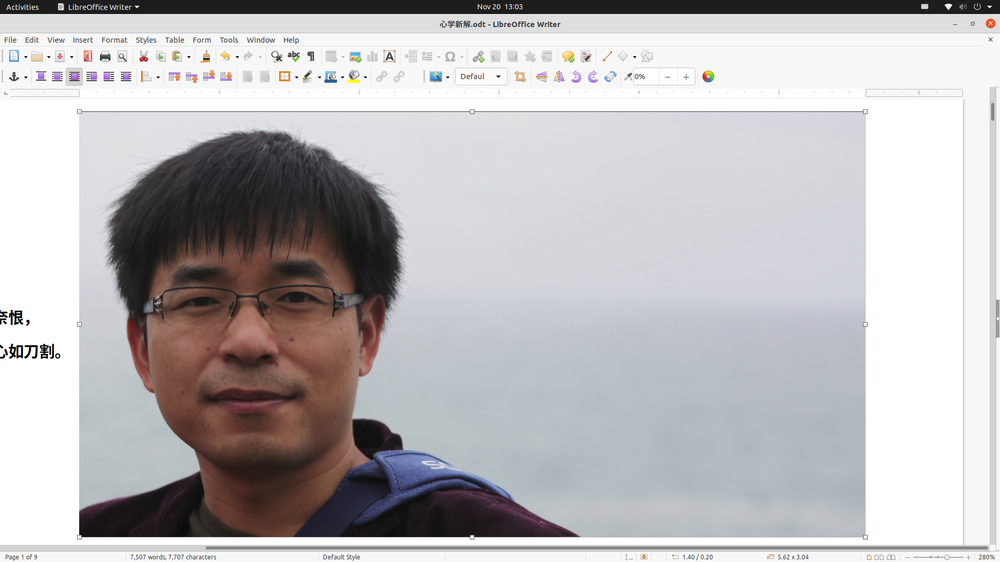
//> input picture 照片題字小程序/build/originalImg.png, 1000 x 562 px, shrunk from 1920 x 1080 before the run
$ ./stereo_hwAccel_kitti   (built with g++ and OpenCV 4)
//> lines starting //> are read from the running program, lines starting //| are printed output that depends on the picture
### 照片題字小程序/src/stereo.h

/*
	Author : Brian (Wu Cheng He)
	Email :  brianwchh@gmail.com
	github : https://github.com/brianwchh/zynq-VDMA-driver-StereoVisionApp.git

*/
#ifndef STEREO_H_
#define STEREO_H_

//#include <opencv2/highgui/highgui.hpp>
//#include <opencv2/imgproc/imgproc.hpp>
#include <sstream> // for converting the command line parameter to integer
#include <string>
#include <iostream>

#include <iomanip>
#include <string>
#include <fstream>

#include <unistd.h>
#include <sys/types.h>
#include <sys/stat.h>
#include <fcntl.h>
#include <stdio.h>
#include <sys/ioctl.h>
#include <stdlib.h>
#include <sys/mman.h>
#include <linux/types.h>
#include <linux/videodev2.h>
#include <poll.h>
#include <errno.h>

#include <math.h>
#include <iostream>

#include <string.h>
#include <assert.h>


#endif

### 照片題字小程序/src/stereo_hwAccel_kitti.cpp

/*
  Author : Brian (Wu Cheng He)
  Email :  brianwchh@gmail.com
  github : https://github.com/brianwchh/zynq-VDMA-driver-StereoVisionApp.git

*/
#define u32 unsigned int

#include "stereo.h"

#include <opencv/highgui.h>
#include "opencv2/imgproc/imgproc.hpp"
#include <opencv/cv.h>
#include "opencv2/objdetect/objdetect.hpp"
#include <opencv2/opencv.hpp>

#include <sys/time.h>
#include <sstream>
#include <fstream>
#include <termios.h>


using namespace std ;
using namespace cv;


int main(int argc, char** argv)
{

    Mat imOrigin = imread("./originalImg.png",1);
//> imOrigin is the input picture: 562 rows x 1000 cols, CV_8UC3; mean B, G, R 187.5, 185.6, 187.8
    Mat imTraget = imread("./targetImg.png",1);
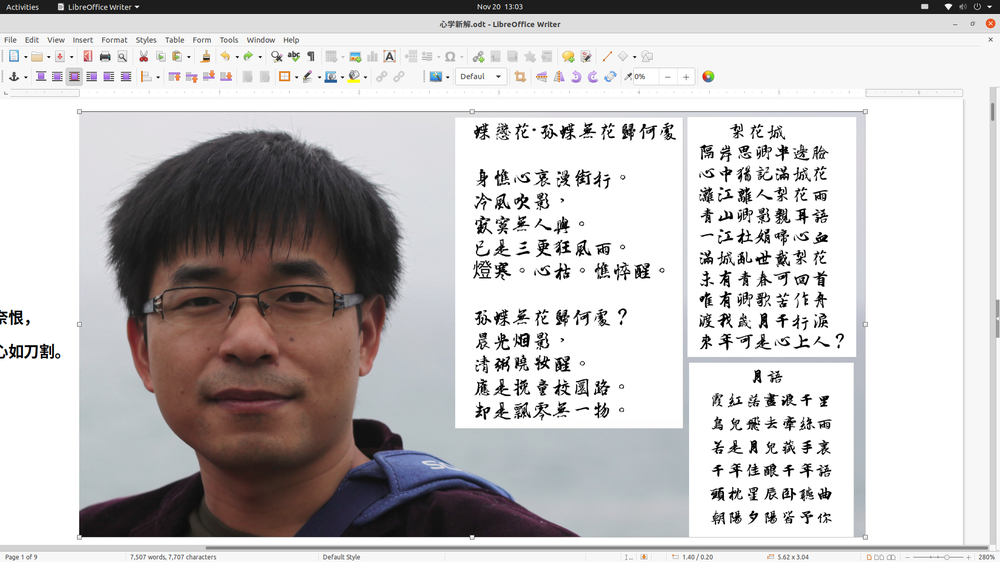
//> input picture 照片題字小程序/build/targetImg.png, 1000 x 562 px, shrunk from 1920 x 1080 before the run
//> imTraget is the input picture: 562 rows x 1000 cols, CV_8UC3; mean B, G, R 192.1, 191.8, 194.8
    Mat imOrigin_gray,imTraget_gray;

    if(imOrigin.empty()){
        cout << "could not read image " << endl;
    }

    cvtColor(imOrigin,imOrigin_gray,CV_BGR2GRAY);
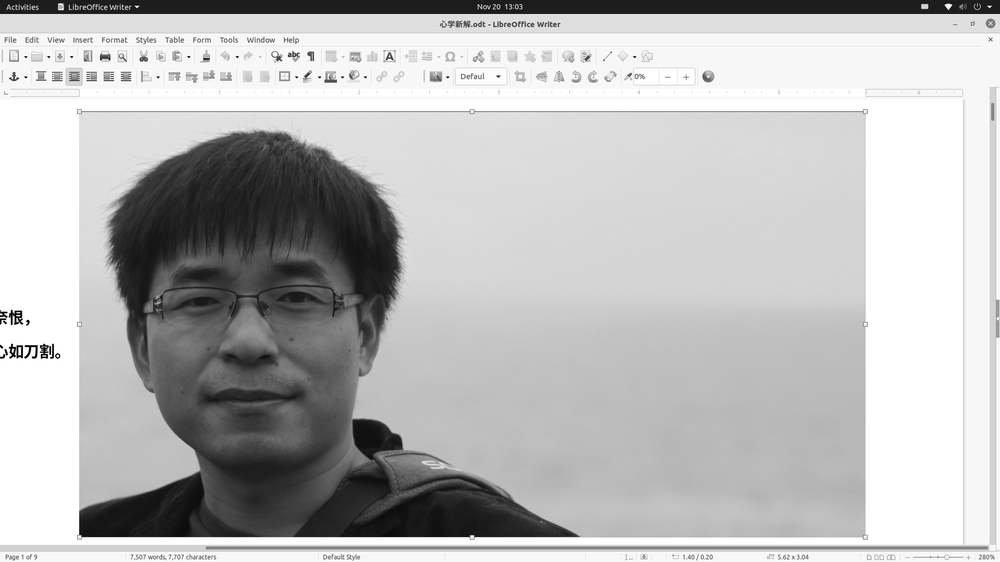
//> imOrigin_gray: 562 rows x 1000 cols, CV_8UC1; min 0, max 255, mean 186.5
    cvtColor(imTraget,imTraget_gray,CV_BGR2GRAY);
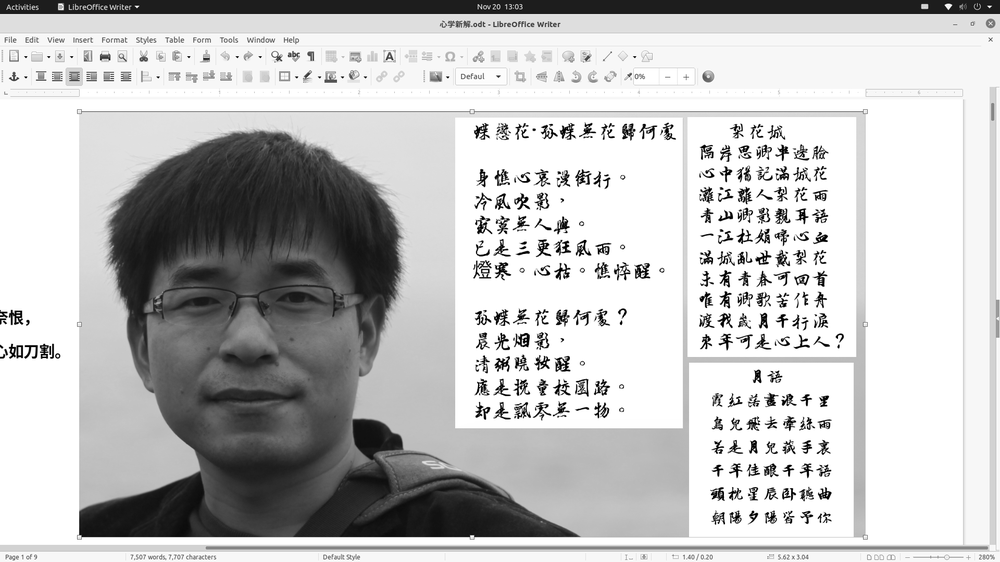
//> imTraget_gray: 562 rows x 1000 cols, CV_8UC1; min 0, max 255, mean 192.7

    for (int r=0; r<imOrigin.rows; r++)
        for (int c=0; c<imOrigin.cols; c++){
            uchar pixV_origin = imOrigin_gray.at<uchar>(r,c) ;
            uchar pixV_target = imTraget_gray.at<uchar>(r,c) ;
            if (pixV_target > pixV_origin){  // the white area, replaced with original color
                imTraget.at<cv::Vec3b>(r,c)[0] = imOrigin.at<cv::Vec3b>(r,c)[0] ;
                imTraget.at<cv::Vec3b>(r,c)[1] = imOrigin.at<cv::Vec3b>(r,c)[1] ;
                imTraget.at<cv::Vec3b>(r,c)[2] = imOrigin.at<cv::Vec3b>(r,c)[2] ;
            }
            // else {  // the ink area and original area, preserved

            // }

        }
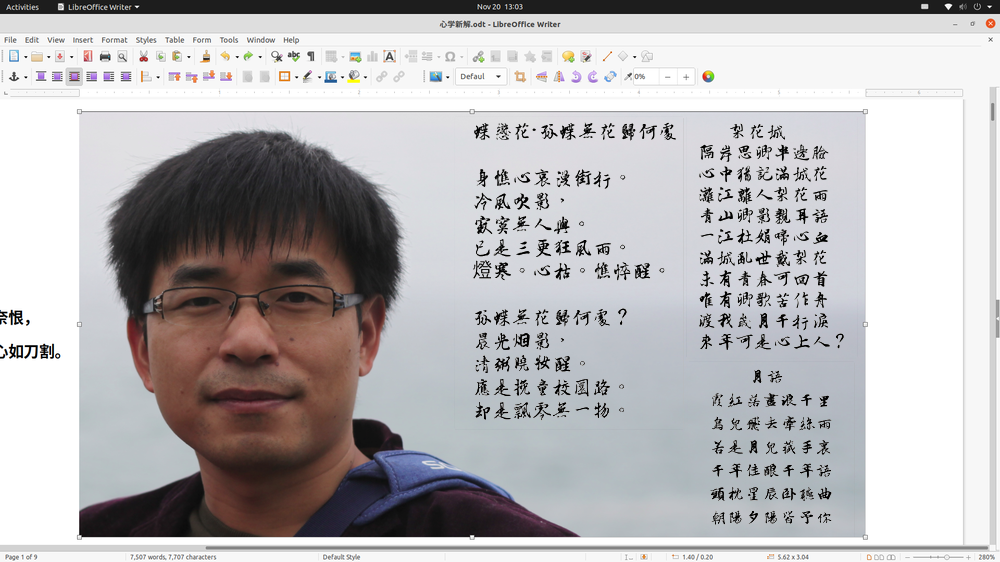
//> imTraget: 562 rows x 1000 cols, CV_8UC3; mean B, G, R 182.8, 181.2, 183.5

    imwrite("final.jpg", imTraget);

    return 0 ;
}
